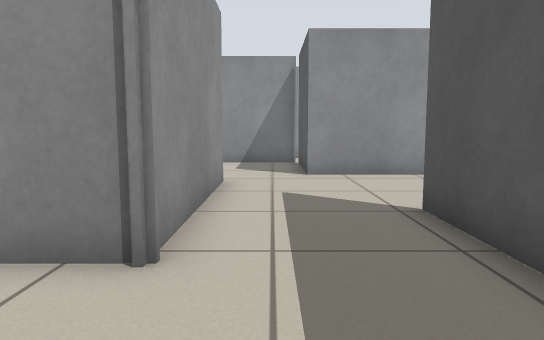
[1] (above)

18 first-person views from a walk through a Stage world. The camera is 0.64 m above the floor, tilts 6° down and sees 70° across. Floor lines are 1 m apart. The floor is counted in squares, 0.5 m on a side. Each view is taken from the middle of a square. On the plan, view 1 faces up. The plan holds only what a view shows up to about 15 squares ahead; the rest is blank. Robots are left out.

[2]
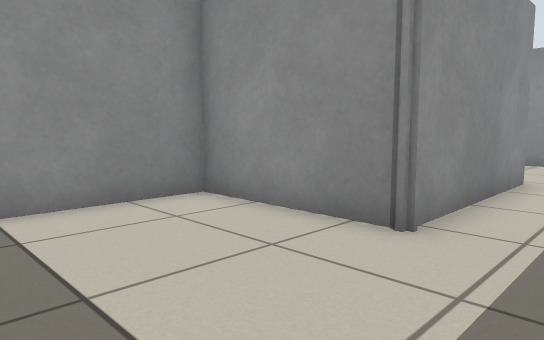

[3]
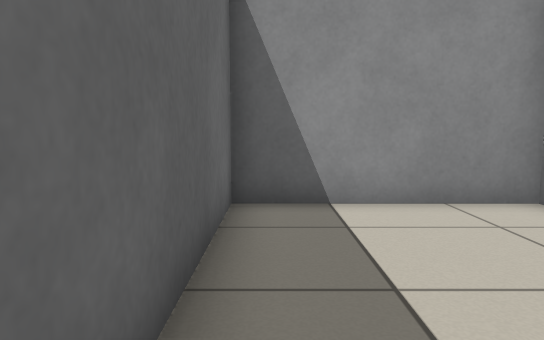

[4]
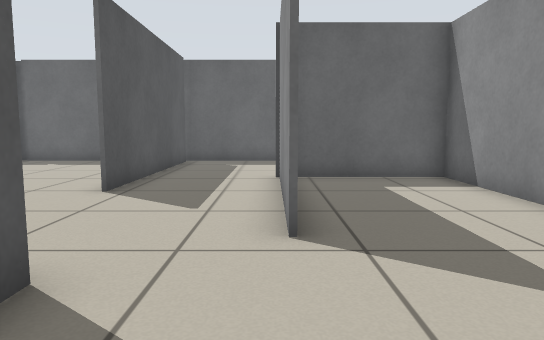

[5]
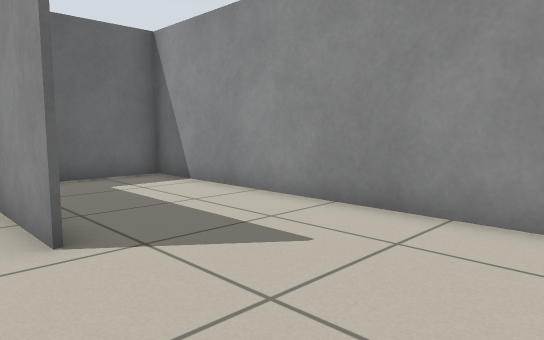

[6]
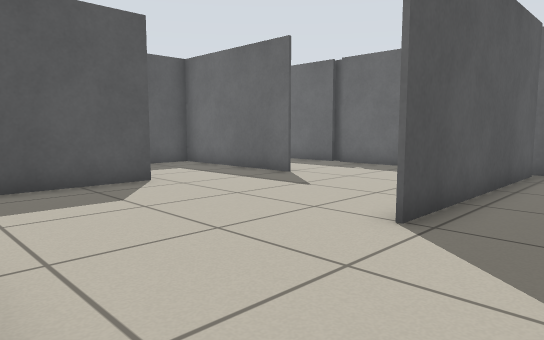

[7]
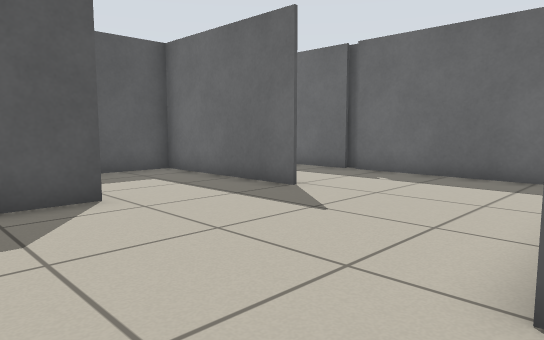

[8]
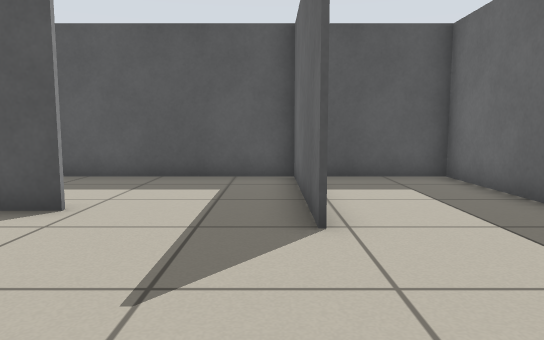

[9]
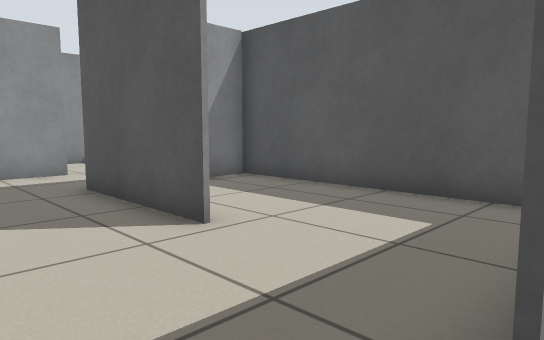

[10]
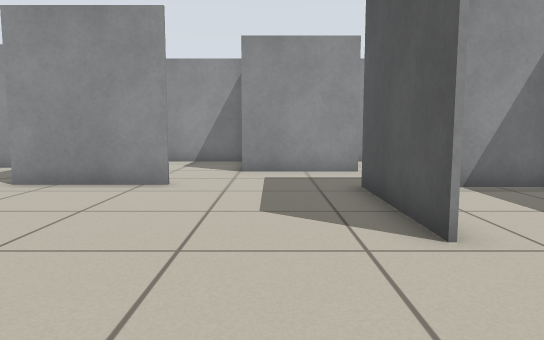

[11]
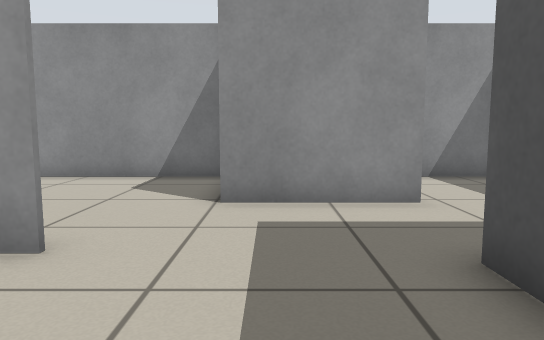

[12]
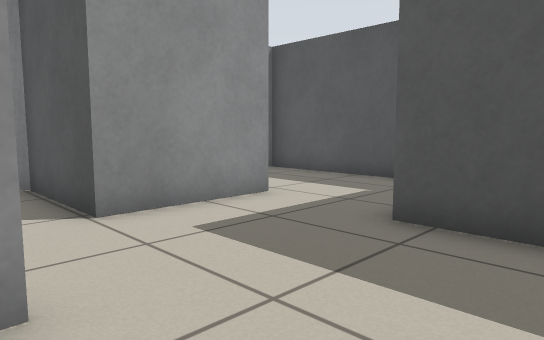

[13]
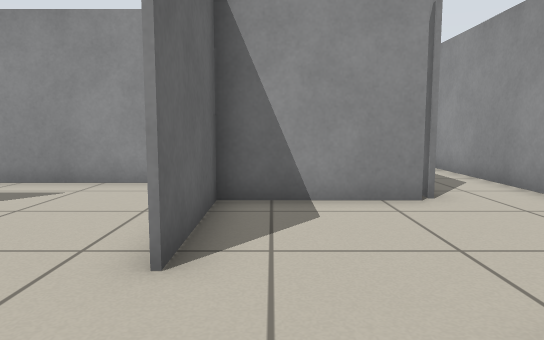

[14]
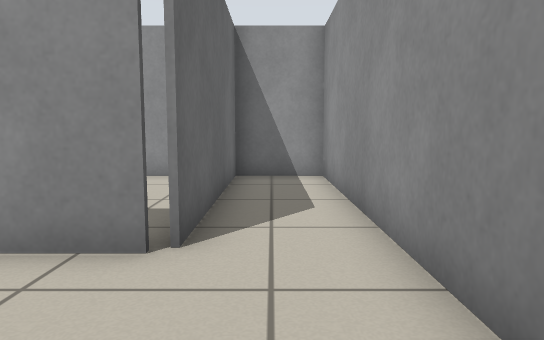

[15]
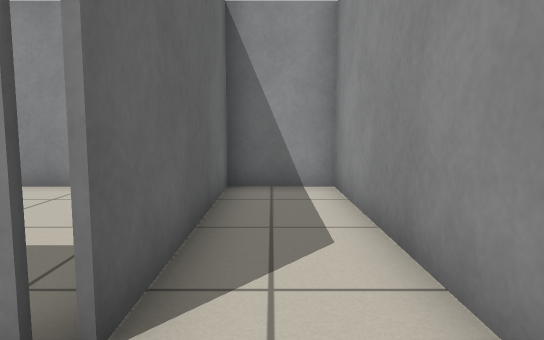

[16]
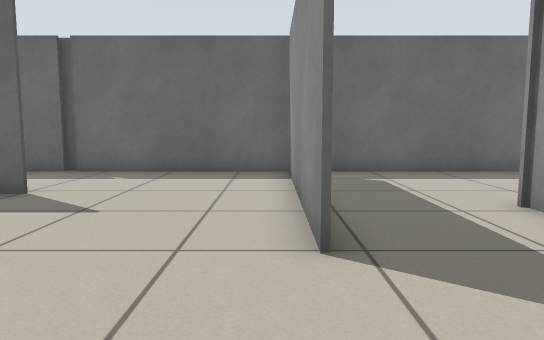

[17]
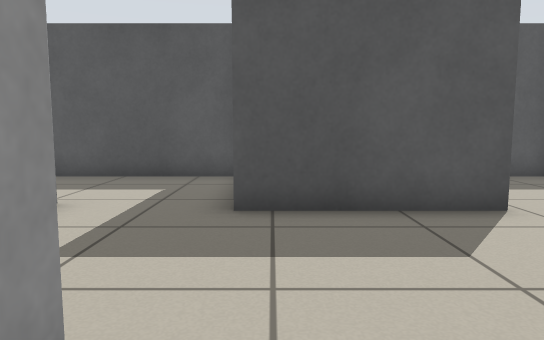

[18]
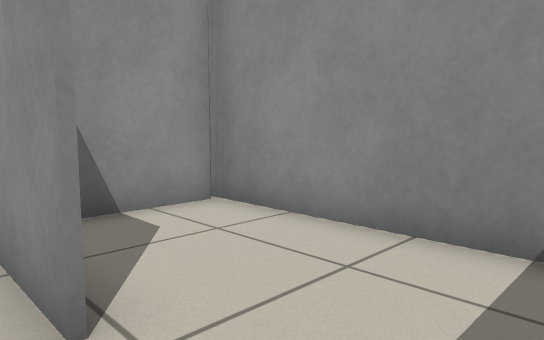

### Floor plan
Points are (right, up) in squares from view 1. A wall is a line through its corners. A room is listed if a view was taken in it or the views show most of it. See-through windows are left out.
Room 1 (views 1, 2, 3)
walls: (-1.2, 3.6) (-5.6, 3.6); (-5.6, 4) (-5.6, -1.7) (2.1, -1.7); (2.4, -1.4) (2.4, 2.6)
ways out: opening at (0.5, 3) to room 2
Room 2 (views 4, 5, 6, 7)
walls: (-1.2, 9.6) (-1.2, 3.6); (2.4, 10.9) (1, 10.9) (1, 14.6); (-5.6, 13.2) (-5.6, 4); (-5.6, 3.7) (-1, 3.7); (1, 14.9) (-2.4, 14.9); (2.4, 2.6) (2.4, 6.1)
ways out: opening at (0.5, 3) to room 1; opening at (2, 8.5) to room 3
Room 3 (views 8, 9, 10, 11, 12, 16, 17)
walls: (9, 6.2) (9, 10.6); (2.5, 6.1) (2.5, -1.4); (9.2, -1.7) (13.4, -1.7) (13.4, 1.6); (9, -2) (9.5, -2); (2.1, -1.7) (9, -1.7); (4.6, 10.9) (2.4, 10.9)
ways out: opening at (2, 8.5) to room 2; opening at (6.5, 11) to room 4; opening at (9, 4.5) to room 7
Room 4 (view 13)
walls: (9.6, 13.7) (6.1, 13.7); (1.1, 13.6) (1.1, 11) (4.6, 11)
ways out: opening at (6.5, 11) to room 3; opening at (3.5, 14.5) to room 5; opening at (9, 12.5) to room 6
Room 5 (views 14, 15)
walls: (1.1, 14.8) (1.1, 13.6); (5.9, 17.4) (-5.6, 17.4) (-5.6, 15) (1, 15); (6.1, 13.7) (6.1, 17.2)
ways out: opening at (3.5, 14.5) to room 4
Room 6 (view 18)
walls: (13.4, 10.9) (13.4, 13.4)
ways out: opening at (9, 12.5) to room 4; opening at (11.5, 14) to room 8
Room 7 (no view inside)
walls: (7.9, 2.4) (13.4, 2.4) (13.4, 10.9); (13.4, 10.5) (11.1, 10.5)
ways out: opening at (9, 4.5) to room 3
Room 8 (no view inside)
walls: (6.2, 17.2) (6.2, 14.9); (13.4, 13.4) (13.4, 17.4) (5.9, 17.4)
ways out: opening at (11.5, 14) to room 6

Where each view was taken, in squares from view 1:
view 1: 0 up, 0 right, facing up
view 2: 1 down, 1 right, facing up-left
view 3: 1 down, 1 right, facing left
view 4: 14 up, 1 left, facing down
view 5: 14 up, 0 right, facing down-left
view 6: 11 up, 0 right, facing down-right
view 7: 9 up, 2 right, facing down-right
view 8: 3 up, 3 right, facing right
view 9: 2 up, 6 right, facing up-right
view 10: 2 up, 7 right, facing up
view 11: 7 up, 7 right, facing up
view 12: 8 up, 4 right, facing up-right
view 13: 12 up, 8 right, facing left
view 14: 16 up, 5 right, facing left
view 15: 16 up, 3 right, facing left
view 16: 10 up, 3 right, facing down
view 17: 10 up, 3 right, facing right
view 18: 13 up, 12 right, facing up-left
